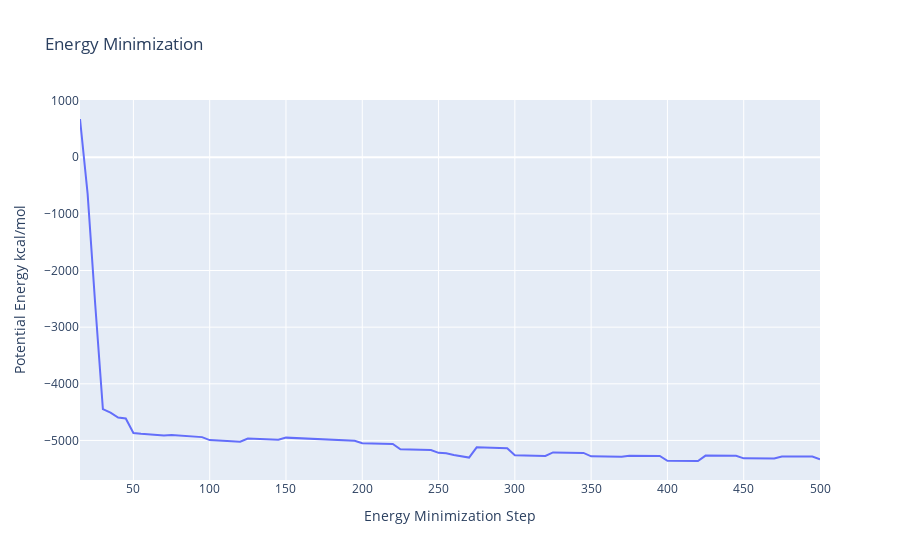

The cell this chart's notebook holds for it:
### Code cell
from biobb_amber.process.process_minout import process_minout

process_minout(input_log_path  = f'{TMP_DIR}/sander.minH.log',
               output_dat_path = f'{TMP_DIR}/sander.minH.dat',
               properties      = {'terms': ['ENERGY']})

with open(f'{TMP_DIR}/sander.minH.dat', 'r') as energy_file:
    x,y = map(
        list,
        zip(*[
            (float(line.split()[0]),float(line.split()[1]))
            for line in energy_file 
            if not line.startswith(("#","@")) 
            if float(line.split()[1]) < 1000 
        ])
    )

plotly.offline.init_notebook_mode(connected=True)

fig = {
    "data": [go.Scatter(x=x, y=y)],
    "layout": go.Layout(title="Energy Minimization",
                        xaxis=dict(title = "Energy Minimization Step"),
                        yaxis=dict(title = "Potential Energy kcal/mol")
                       )
}

plotly.offline.iplot(fig)

### Figure 1 — Plotly figure (JSON) as saved in the notebook; plotly's stock layout.template omitted (floating-point values rounded to 4 significant figures)
{"data": [{"type": "scatter", "x": [15, 20, 25, 30, 35, 40, 45, 50, 55, 60, 65, 70, 75, 80, 85, 90, 95, 100, 105, 110, 115, 120, 125, 130, 135, 140, 145, 150, 155, 160, 165, 170, 175, 180, 185, 190, 195, 200, 205, 210, 215, 220, 225, 230, 235, 240, 245, 250, 255, 260, 265, 270, 275, 280, 285, 290, 295, 300, 305, 310, 315, 320, 325, 330, 335, 340, 345, 350, 355, 360, 365, 370, 375, 380, 385, 390, 395, 400, 405, 410, 415, 420, 425, 430, 435, 440, 445, 450, 455, 460, 465, 470, 475, 480, 485, 490, 495, 500], "y": [674.7, -647.8, -2608.0, -4447.0, -4508.0, -4595.0, -4613.0, -4868.0, -4883, -4894.0, -4905.0, -4915.0, -4904, -4916.0, -4921.0, -4929.0, -4941.0, -4994, -5001.0, -5009.0, -5016.0, -5022.0, -4967.0, -4972.0, -4978.0, -4983.0, -4988.0, -4950.0, -4957.0, -4960.0, -4965.0, -4971.0, -4985.0, -4992.0, -4996.0, -5000.0, -5004.0, -5049.0, -5052.0, -5056, -5060.0, -5063.0, -5155.0, -5159, -5162.0, -5166.0, -5169.0, -5220.0, -5225.0, -5257.0, -5283.0, -5302.0, -5121.0, -5122.0, -5126.0, -5132.0, -5136.0, -5262.0, -5263.0, -5266.0, -5271.0, -5273.0, -5212.0, -5213.0, -5215.0, -5218.0, -5221.0, -5280, -5281, -5283.0, -5287.0, -5289.0, -5269.0, -5270, -5271.0, -5273.0, -5274.0, -5360.0, -5360.0, -5361.0, -5362.0, -5363, -5267.0, -5267.0, -5268.0, -5269.0, -5270.0, -5316.0, -5316.0, -5317.0, -5318.0, -5318.0, -5283.0, -5283.0, -5284.0, -5284.0, -5285.0, -5333.0]}], "layout": {"title": {"text": "Energy Minimization"}, "xaxis": {"title": {"text": "Energy Minimization Step"}}, "yaxis": {"title": {"text": "Potential Energy kcal/mol"}}}}
